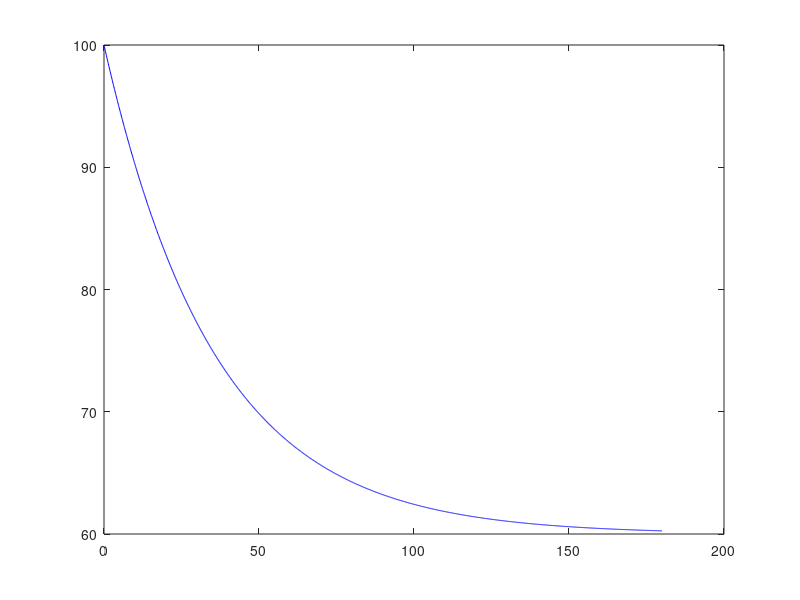

This figure's MATLAB source:
%% eulerTemp.m
% Approximates temperature as a function of time
% Author: Len Pieroni
% No assistance

clear;
clc;

%% Parameters
k = -0.028;
T = 60;
y(1) = 100;
timeMin = 0;
timeMax = 180;
timeInterval = .1;

%% Calculations

for index = 2:(timeMax-timeMin)/timeInterval;
    y(index) = y(index-1) + timeInterval*(k*(y(index-1)-T));
end

%% Draw plot
plot(linspace(0, 180, 1800), y, "b-");